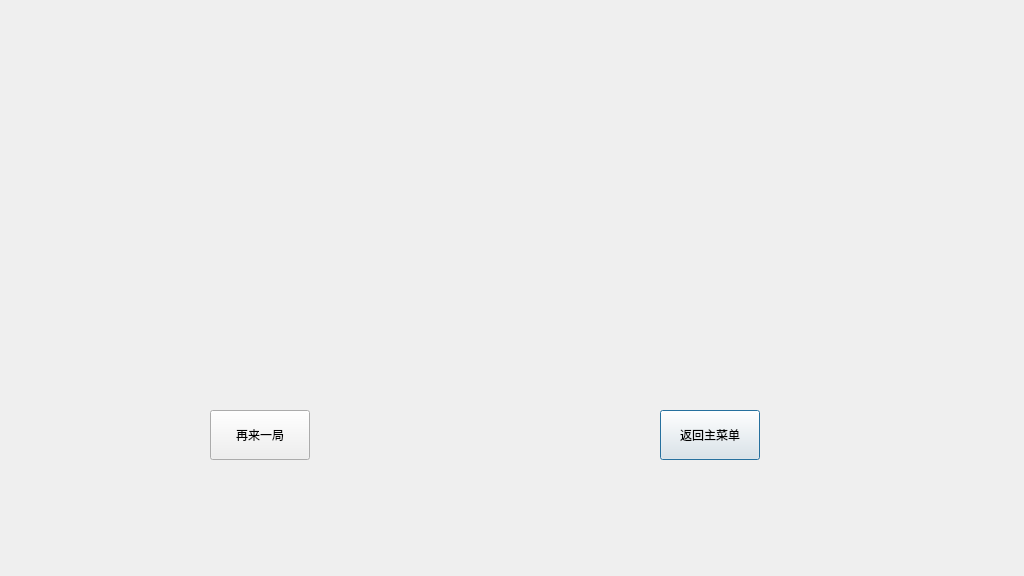
<?xml version="1.0" encoding="UTF-8"?>
<ui version="4.0">
 <class>youlose</class>
 <widget class="QDialog" name="youlose">
  <property name="geometry">
   <rect>
    <x>0</x>
    <y>0</y>
    <width>1024</width>
    <height>576</height>
   </rect>
  </property>
  <property name="windowTitle">
   <string>Dialog</string>
  </property>
  <property name="styleSheet">
   <string notr="true">QDialog
{image:url(:/res/Background10.png)}</string>
  </property>
  <widget class="QPushButton" name="pushButton_2">
   <property name="geometry">
    <rect>
     <x>660</x>
     <y>410</y>
     <width>100</width>
     <height>50</height>
    </rect>
   </property>
   <property name="text">
    <string>返回主菜单</string>
   </property>
  </widget>
  <widget class="QPushButton" name="pushButton">
   <property name="geometry">
    <rect>
     <x>210</x>
     <y>410</y>
     <width>100</width>
     <height>50</height>
    </rect>
   </property>
   <property name="text">
    <string>再来一局</string>
   </property>
  </widget>
 </widget>
 <resources/>
 <connections/>
</ui>
